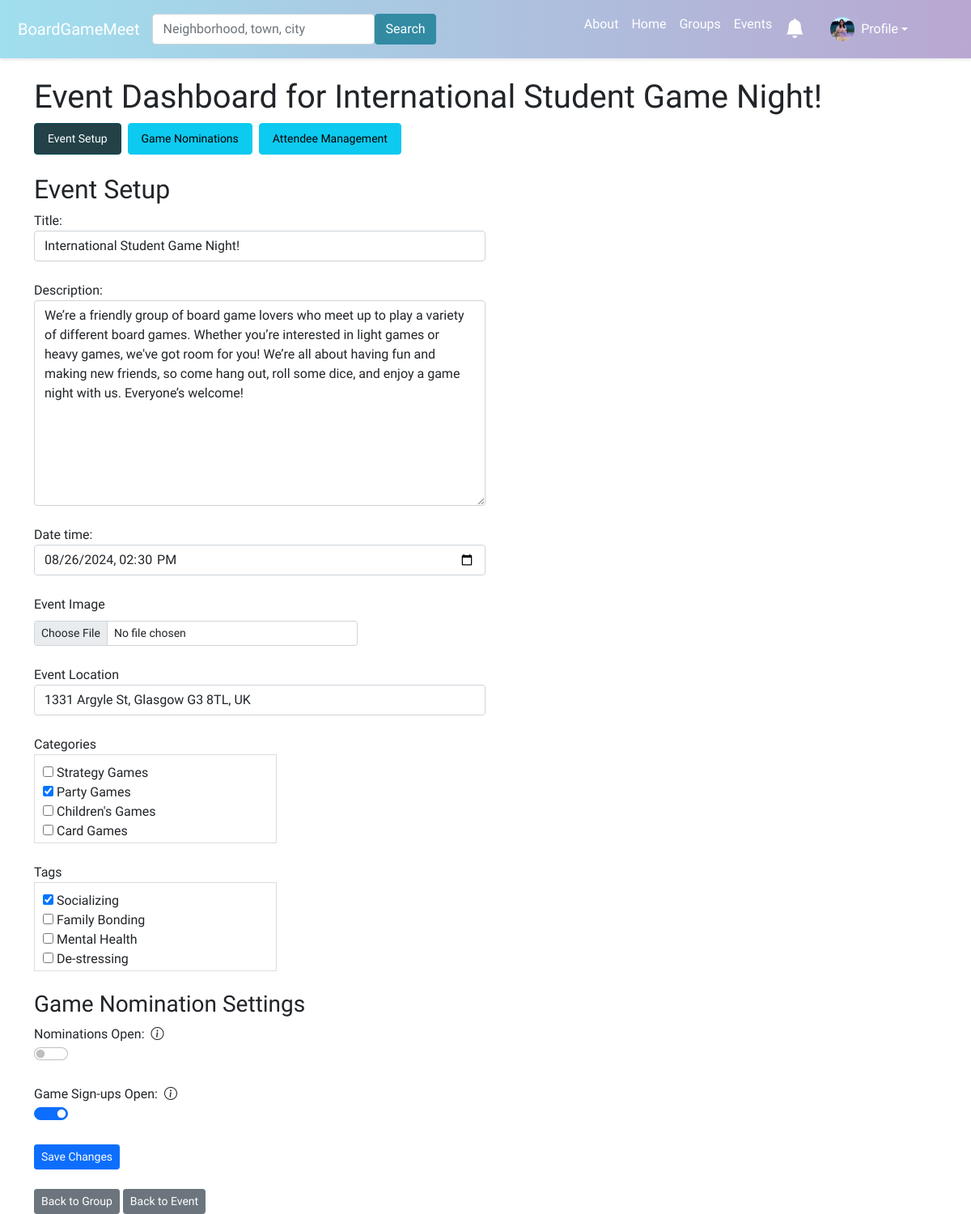
Screenshot of /event-dashboard/event/20/ (signed in) with the database file from the repository.
### boardgame/models.py (models this page shows, shortened)
class UserProfile(models.Model):
    user = models.OneToOneField(User, on_delete=models.CASCADE)
    bio = models.TextField(blank=True)
    favorite_games = models.TextField(blank=True)
    picture = models.ImageField(upload_to='profile_images', blank=True)
    categories = models.ManyToManyField(Category, related_name='profile', blank=True)
    tags = models.ManyToManyField(Tag, related_name='profile', blank=True)
    city = models.CharField(max_length=255, blank=True)
    state = models.CharField(max_length=255, blank=True)
    country = models.CharField(max_length=255, blank=True)
    latitude = models.FloatField(null=True, blank=True)
    longitude = models.FloatField(null=True, blank=True)

class Event(models.Model):
    group = models.ForeignKey(Group, on_delete=models.CASCADE)
    title = models.CharField(max_length=100)
    description = models.TextField()
    date_time = models.DateTimeField()
    attendees = models.ManyToManyField(User, through='EventAttendance')
    event_image = models.ImageField(upload_to='event_images/', null=True, blank=True)
    categories = models.ManyToManyField(Category, related_name='events', blank=True)
    tags = models.ManyToManyField(Tag, related_name='events', blank=True)
    nominations_open = models.BooleanField(default=True)
    signups_open = models.BooleanField(default=False)
    admin_only_nominations = models.BooleanField(default=False)
    skip_nominations = models.BooleanField(default=False)

class EventLocation(models.Model):
    event = models.OneToOneField('Event', on_delete=models.CASCADE)
    address = models.CharField(max_length=255)
    city = models.CharField(max_length=100)
    sublocality = models.CharField(max_length=100, blank=True)  # neighborhoods or sublocalities
    state = models.CharField(max_length=100, blank=True, null=True)
    postcode = models.CharField(max_length=20)
    country = models.CharField(max_length=20)
    latitude = models.DecimalField(max_digits=9, decimal_places=6, blank=True, null=True)
    longitude = models.DecimalField(max_digits=9, decimal_places=6, blank=True, null=True)

### boardgame/views.py (the view, shortened to what this page needs)
# urls.py: path('event-dashboard/event/<int:event_id>/', views.manage_event_dashboard, name='manage_event_dashboard'),
def manage_event_dashboard(request, event_id, section=None):
    event = Event.objects.get(id=event_id)
    section = section or request.GET.get('section', 'event_setup')
    event_location = None
    if EventLocation.objects.filter(event=event).exists():
        event_location = EventLocation.objects.get(event=event)
    context = {'event': event, 'section': section}
    if section == 'event_setup':
        if request.method == 'POST':
            form = EventForm(request.POST, request.FILES, instance=event)
            if form.is_valid():
                form.save()
                place_id = request.POST.get('place_id')
                if place_id:
                    place_details = fetch_place_details(place_id)
                    if place_details:
                        if event_location is None:
                            event_location = EventLocation(event=event)
                        event_location.address = place_details.get('formatted_address', '')
                        event_location.city = place_details.get('city', '')
                        event_location.state = place_details.get('state', '')
                        event_location.postcode = place_details.get('postcode', '')
                        event_location.country = place_details.get('country', '')
                        event_location.latitude = place_details.get('latitude', None)
                        event_location.longitude = place_details.get('longitude', None)
                        event_location.save()
                messages.success(request, 'Event updated successfully.')
                return redirect('manage_event_dashboard_with_section', event_id=event.id, section='event_setup')
        else:
            form = EventForm(instance=event)
        context.update({'form': form,'event_location':event_location})
    return render(request, 'boardgame/manage_event_dashboard.html', context)

### boardgame/forms.py
class EventForm(forms.ModelForm):
    class Meta:
        model = Event
        fields = ['title', 'description', 'date_time','event_image','categories', 'tags',
                  'nominations_open', 'signups_open']
        widgets = {
            'title': forms.TextInput(attrs={'class': 'form-control', 'style': 'width: 50%;'}),
            'description': forms.Textarea(attrs={'class': 'form-control', 'style': 'width: 50%;'}),
            'date_time': forms.DateTimeInput(attrs={'type': 'datetime-local', 'class': 'form-control', 'style': 'width: 50%;'}),
            'categories': forms.CheckboxSelectMultiple,
            'tags': forms.CheckboxSelectMultiple,
            'nominations_open': forms.CheckboxInput(attrs={'class': 'form-check-input form-switch'}),
            'signups_open': forms.CheckboxInput(attrs={'class': 'form-check-input form-switch'}),
        }

### boardgame/models.py (called while the page is built)
    def __str__(self):
        return self.name

    def __str__(self):
        return self.name

### boardgame/templatetags/custom_filters.py (called while the page is built)
@register.simple_tag
def unread_notifications_count(user):
    if user.is_authenticated:
        return Notification.objects.filter(user=user, read=False).count()
    return 0

### boardgame/templates/boardgame/manage_event_dashboard.html (shortened to what this page needs)
{% extends 'boardgame/base.html' %}
{% load static %}
{% load custom_filters %}
{% block content %}
<head>
    <link href="https://cdn.jsdelivr.net/npm/bootstrap-icons@1.10.5/font/bootstrap-icons.css" rel="stylesheet">
</head>
<h1>Event Dashboard for {{ event.title }} </h1>
<nav>
    <ul class="nav nav-pills">
        <li class="nav-item">
            <a class="btn btn-info btn-sm me-2 nav-link {% if section == 'event_setup' %}active{% endif %}"
                href="{% url 'manage_event_dashboard_with_section' event.id 'event_setup' %}">Event Setup</a>
        </li>
        <li class="nav-item">
            <a class="btn btn-info btn-sm me-2 nav-link {% if section == 'game_nominations' %}active{% endif %}"
                href="{% url 'manage_event_dashboard_with_section' event.id 'game_nominations' %}">Game Nominations</a>
        </li>
        <li class="nav-item">
            <a class="btn btn-info btn-sm me-2 nav-link {% if section == 'attendee_management' %}active{% endif %}"
                href="{% url 'manage_event_dashboard_with_section' event.id 'attendee_management' %}">Attendee
                Management</a>
        </li>
    </ul>
</nav>
<br />
{% if section == 'event_setup' %}
<h2>Event Setup</h2>
<form method="post" enctype="multipart/form-data">
   <div class="form-group">
    {{ form.title.label_tag }} {{ form.title }} <br/>
    {{ form.description.label_tag }} {{ form.description }} <br/>
    {{ form.date_time.label_tag }} {{ form.date_time }} <br/>
    <label for="{{ form.event_image.id_for_label }}" class="form-label">Event Image</label>
    <input type="file" id="{{ form.event_image.id_for_label }}" name="event_image" class="form-control form-control-sm" style="max-width: 400px;">
  </div>
    <br/>
     <div class="form-group">
        <label for="event-location-input">Event Location</label>
        <input type="text" id="event-location-input" class="form-control" style="width: 50%;" name="address"
            autocomplete="off" value="{{ event_location.address|default:'' }}">
    </div>
    <br />
    <div class="form-group">
        <label for="id_categories">{{ form.categories.label }}</label>
        <div class="scrollable-checkboxes">
            {{ form.categories }}
        </div>
    </div>
    <br/>
    <div class="form-group">
        <label for="id_tags">{{ form.tags.label }}</label>
        <div class="scrollable-checkboxes">
            {{ form.tags }}
        </div>
    </div>
    <br/>
     <div class="section">
        <h3>Game Nomination Settings</h3>
        <div class="form-group">
            <label for="id_nominations_open" class="d-flex align-items-center">
                Nominations Open:
                <i class="bi bi-info-circle ms-2" data-bs-toggle="tooltip" data-bs-placement="top" data-bs-html="true"
                   title="<strong>Enabled:</strong> Users can nominate games.<br><strong>Disabled:</strong> Nominations are closed and the section is removed from the event page."></i>
            </label>
            <div class="form-check form-switch">
                {{ form.nominations_open }}
            </div>
        </div>
        <br />
        <div class="form-group">
            <label for="id_signups_open" class="d-flex align-items-center">
                Game Sign-ups Open:
                <i class="bi bi-info-circle ms-2" data-bs-toggle="tooltip" data-bs-placement="top" data-bs-html="true"
                   title="<strong>Enabled:</strong> Approved games will be listed in the game sign-up section of the event page.<br><strong>Disabled:</strong> The game sign-up section will not appear on the event page and users cannot sign up for games."></i>
            </label>
            <div class="form-check form-switch">
                {{ form.signups_open }}
            </div>
        </div>
        <br />
    </div>
    <button class="btn btn-primary btn-sm" type="submit">Save Changes</button>
</form>
{% endif %}
<div class="row mt-4">
    <div class="col-md-12">
        <a href="{% url 'group_profile' event.group.slug %}" class="btn btn-secondary btn-sm">Back to Group</a>
        <a href="{% url 'event_details' event.id %}" class="btn btn-secondary btn-sm">Back to Event</a>
    </div>
</div>
{% endblock %}

### boardgame/templates/boardgame/navbar.html (shortened to what this page needs)
{% load static %}
{% load custom_filters %}
<nav class="navbar navbar-expand-lg navbar-dark" style="background: linear-gradient(to right, #a0dfee, #b9a7d1); box-shadow: 0 2px 4px rgba(0, 0, 0, 0.1); padding: 10px;">
  <div class="container-fluid">
    <a class="navbar-brand" href="{% url 'home' %}">BoardGameMeet</a>
    <div class="collapse navbar-collapse" id="navbarSupportedContent">
      <form class="d-flex me-auto mb-2 mb-lg-0" method="POST" action="{% url 'search' %}">
        <input class="form-control custom-search-bar" type="search" placeholder="Neighborhood, town, city" aria-label="Search" name="searched">
        <button class="btn" type="submit" style="background-color: #328ba3; border-color: #328ba3; color: #ffffff;">Search</button>
      </form>
      <ul class="navbar-nav me-5 mb-2 mb-lg-0">
        <li class="nav-item">
          <a class="nav-link" href="{% url 'about' %}" style="color: white;">About</a>
        </li>
        <li class="nav-item">
          <a class="nav-link" href="{% url 'home' %}" style="color: white;">Home</a>
        </li>
        <li class="nav-item">
          <a class="nav-link" href="{% url 'groups' %}" style="color: white;">Groups</a>
        </li>
        <li class="nav-item">
          <a class="nav-link" href="{% url 'events' %}" style="color: white;">Events</a>
        </li>
        {% if user.is_authenticated %}
        <li class="nav-item">
          <a class="nav-link position-relative" href="{% url 'notifications' %}" style="color: white;">
            <i class="bi bi-bell-fill" style="font-size: 1.5rem; padding-right: 1rem; position: relative;"></i>
          </a>
        </li>
        <li class="nav-item dropdown d-flex align-items-center">
          <a class="nav-link dropdown-toggle d-flex align-items-center" href="#" id="navbarDropdown" role="button" data-bs-toggle="dropdown" aria-expanded="false" style="color: white;">
            <img src="{% if user.userprofile.picture %}{{ user.userprofile.picture.url }}{% else %}{% static 'boardgame/images/default_profile.jpg' %}{% endif %}" class="rounded-circle me-2" style="width: 30px; height: 30px; object-fit: cover;">
            Profile
          </a>
        </li>
        {% endif %}
      </ul>
    </div>
  </div>
</nav>

### boardgame/static/boardgame/style.css (style rules this page uses)
.btn-sm { font-size: 0.8rem; padding: 5px 10px; }
.navbar .form-control.custom-search-bar { width: 275px; }
.scrollable-checkboxes { max-height: 110px; width: 300px; overflow-y: auto; border: 1px solid #ddd; padding: 10px; }
.form-check { margin-bottom: 5px; }

### boardgame/templates/boardgame/base.html (style rules this page uses)
body { font-family: 'Varela Round', sans-serif; }
.navbar-nav li { list-style: none !important; font-size: 1rem; }

### boardgame/templates/boardgame/manage_event_dashboard.html (style rules this page uses)
.nav-pills .nav-link { background-color: #0dcaf0; color: #000000; border: 1px solid #0dcaf0; }
.nav-pills .nav-link.active { background-color: #234147 !important; border-color: #064a57 !important; color: #ffffff !important; }

### rows the page displays
Event: title "International Student Game Night!", description "We’re a friendly group of board game lovers who meet up to play a variety of different board games. Whether you’re interested in light games or heavy games, we've got room for you! We’re all about having fun and making new friends, so come hang out, roll some dice, and enjoy a game night with us. Everyone’s welcome!", date_time "08/26/2024 14:30", signups_open "☑"
EventLocation: address "1331 Argyle St, Glasgow G3 8TL, UK"
